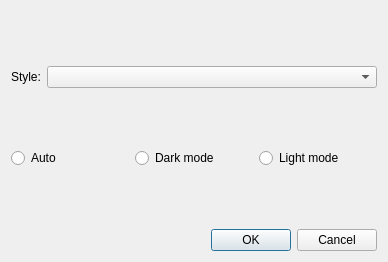
<?xml version="1.0" encoding="UTF-8"?>
<ui version="4.0">
 <class>SettingsStyleAndColorSchemeForm_template</class>
 <widget class="QDialog" name="SettingsStyleAndColorSchemeForm_template">
  <property name="geometry">
   <rect>
    <x>0</x>
    <y>0</y>
    <width>388</width>
    <height>262</height>
   </rect>
  </property>
  <property name="windowTitle">
   <string comment="The title of the dialog for choosing the settings for autosave of the data file">Choose the interface style and color scheme</string>
  </property>
  <layout class="QVBoxLayout" name="verticalLayout">
   <item>
    <spacer name="verticalSpacer_3">
     <property name="orientation">
      <enum>Qt::Vertical</enum>
     </property>
     <property name="sizeHint" stdset="0">
      <size>
       <width>20</width>
       <height>40</height>
      </size>
     </property>
    </spacer>
   </item>
   <item>
    <layout class="QHBoxLayout" name="horizontalLayout_3">
     <item>
      <widget class="QLabel" name="styleLabel">
       <property name="text">
        <string>Style:</string>
       </property>
      </widget>
     </item>
     <item>
      <widget class="QComboBox" name="stylesComboBox">
       <property name="sizePolicy">
        <sizepolicy hsizetype="Expanding" vsizetype="Fixed">
         <horstretch>0</horstretch>
         <verstretch>0</verstretch>
        </sizepolicy>
       </property>
      </widget>
     </item>
    </layout>
   </item>
   <item>
    <spacer name="verticalSpacer">
     <property name="orientation">
      <enum>Qt::Vertical</enum>
     </property>
     <property name="sizeHint" stdset="0">
      <size>
       <width>20</width>
       <height>39</height>
      </size>
     </property>
    </spacer>
   </item>
   <item>
    <layout class="QHBoxLayout" name="horizontalLayout">
     <item>
      <widget class="QRadioButton" name="autoRadioButton">
       <property name="text">
        <string extracomment="Automatically chosen style">Auto</string>
       </property>
      </widget>
     </item>
     <item>
      <widget class="QRadioButton" name="darkRadioButton">
       <property name="text">
        <string>Dark mode</string>
       </property>
      </widget>
     </item>
     <item>
      <widget class="QRadioButton" name="lightRadioButton">
       <property name="text">
        <string>Light mode</string>
       </property>
      </widget>
     </item>
    </layout>
   </item>
   <item>
    <spacer name="verticalSpacer_2">
     <property name="orientation">
      <enum>Qt::Vertical</enum>
     </property>
     <property name="sizeHint" stdset="0">
      <size>
       <width>20</width>
       <height>39</height>
      </size>
     </property>
    </spacer>
   </item>
   <item>
    <layout class="QHBoxLayout" name="horizontalLayout_2">
     <item>
      <spacer name="horizontalSpacer">
       <property name="orientation">
        <enum>Qt::Horizontal</enum>
       </property>
       <property name="sizeHint" stdset="0">
        <size>
         <width>40</width>
         <height>20</height>
        </size>
       </property>
      </spacer>
     </item>
     <item>
      <widget class="QPushButton" name="okPushButton">
       <property name="text">
        <string>OK</string>
       </property>
      </widget>
     </item>
     <item>
      <widget class="QPushButton" name="cancelPushButton">
       <property name="text">
        <string>Cancel</string>
       </property>
      </widget>
     </item>
    </layout>
   </item>
  </layout>
 </widget>
 <resources/>
 <connections/>
</ui>
